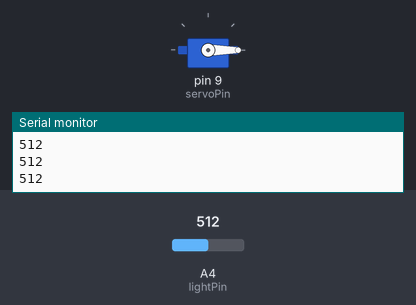
A sketch run on a simulated Arduino Uno, built with avr-gcc and run on an emulated ATmega328P. Shown: servo, the last lines printed to the serial monitor. The inputs (shaded band) are chosen by the test bench; at power-on: A4 (lightPin) = 512.

Above: at 1.2 s.
1.3 s: A4 (lightPin) set to 0
At 2.4 s:
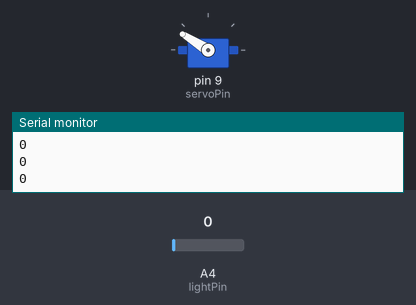
3.2 s: A4 (lightPin) set to 122
At 4.4 s:
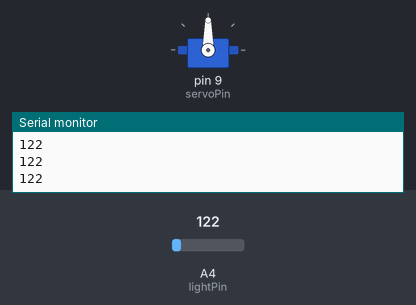
5.0 s: A4 (lightPin) set to 511
At 6.4 s:
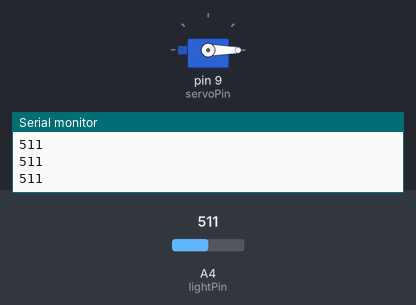
Timing chart, 0 to 8.0 s (numbered marks = the images above; inputs shaded):
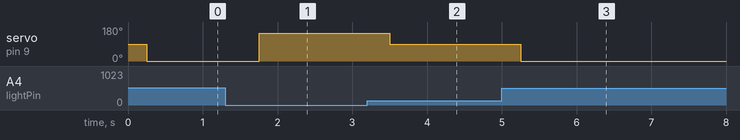

Measured:
- after the input at 1.3 s, servo on pin 9 (servoPin): 0° → 148° after 0.45 s
- after the input at 3.2 s, servo on pin 9 (servoPin): 148° → 90° after 0.30 s
- after the input at 5.0 s, servo on pin 9 (servoPin): 90° → 0° after 0.26 s

The sketch:

ServoPhotoSensor_uno.ino
```cpp
#include <Servo.h>
int servoPin=9;
int lightVal;
int lightPin=A4;
int dt=250;
int angle;
Servo myServo;

void setup() {
  // put your setup code here, to run once:
Serial.begin(9600);
pinMode(lightPin, INPUT);
pinMode(servoPin, OUTPUT);
myServo.attach(servoPin);
}

void loop() {
  // put your main code here, to run repeatedly:
lightVal=analogRead(lightPin);
Serial.println(lightVal);
delay(dt);
angle=(-0.48)*(lightVal-310);
myServo.write(angle);
}
```
